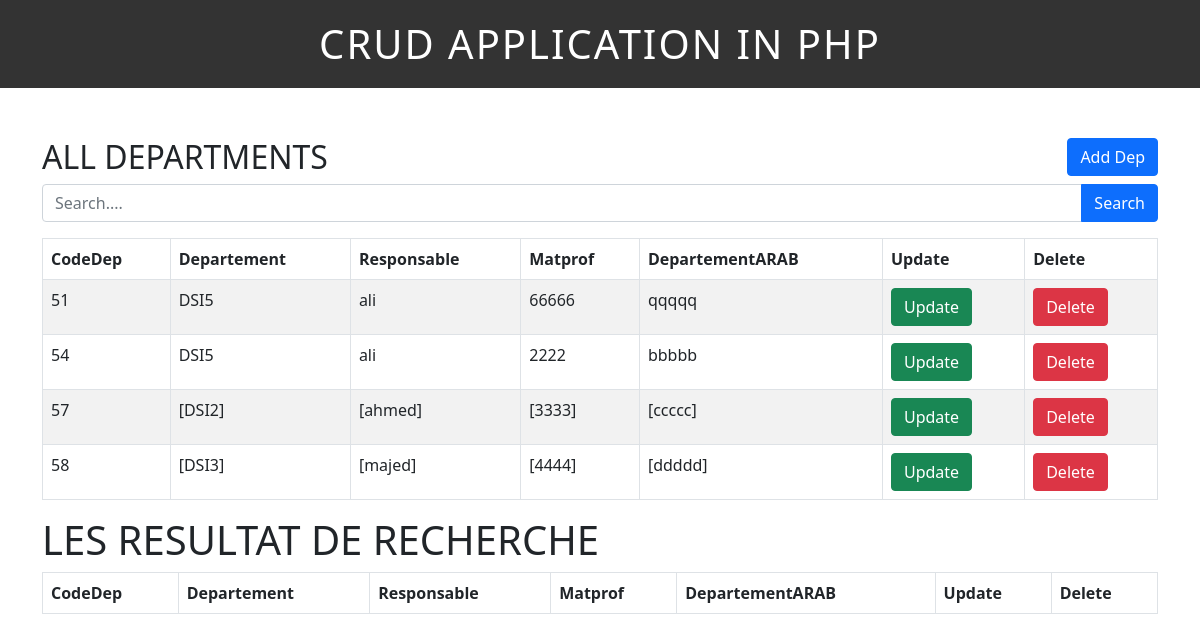
The page / on the database its author committed.
### tables this page shows
CREATE TABLE `departements` (
  `CodeDep` int(2) NOT NULL,
  `Departement` varchar(55) NOT NULL,
  `Responsable` varchar(50) NOT NULL,
  `MatProf` varchar(10) NOT NULL,
  `DepartementARAB` varchar(55) NOT NULL
);

### index.php (the view, shortened to what this page needs)
            <?php include('header.php');?>
            <?php include('dbcon.php');?>
        <div class="box1">
           <h2>ALL DEPARTMENTS</h2>
           <button type="button" class="btn btn-primary" data-bs-toggle="modal" data-bs-target="#exampleModal">Add Dep</button>
        </div>
  <form action="" methode="GET">
<div class="input-group mb-3">
  <input type="text" name="search" required value="<?php if(isset($_GET['search'])) {echo $_GET['search']; }?>" class="form-control" placeholder="Search...." >
  <button type="submit" class="btn btn-primary">Search</button>
</div>
</form>
        <table class="table table-hover table-bordered table-striped">
          <thead>
            <tr>
                <th>CodeDep</th>
                <th>Departement</th>
                <th>Responsable</th>
                <th>Matprof</th>
                <th>DepartementARAB</th>
                <th>Update</th>
                <th>Delete</th>
            </tr>
          </thead>
          <tbody>
          <?php
            $query = "SELECT * FROM `departements`";
            $result = mysqli_query($connection, $query);
            if(!$result){
                die("query Failed".mysqli_error());}
            else{
                while ($row = mysqli_fetch_assoc($result)) {
                    ?>
                    <tr>
                        <td><?php echo $row['CodeDep']; ?></td>
                        <td><?php echo $row['Departement']; ?></td>
                        <td><?php echo $row['Responsable']; ?></td>
                        <td><?php echo $row['MatProf']; ?></td>
                        <td><?php echo $row['DepartementARAB']; ?></td>
                        <td><a href="update_page_1.php?CodeDep=<?php echo $row['CodeDep']; ?>" class="btn btn-success">Update</td>
                        <td><a href="delete_page.php?CodeDep=<?php echo $row['CodeDep']; ?>" class="btn btn-danger">Delete</td>
                    </tr>
                    <?php
                }
            }
          ?>
          </tbody>
        </table>
<h1>LES RESULTAT DE RECHERCHE</h1>
<table class="table table-hover table-bordered table-striped">
          <thead>
            <tr>
                <th>CodeDep</th>
                <th>Departement</th>
                <th>Responsable</th>
                <th>Matprof</th>
                <th>DepartementARAB</th>
                <th>Update</th>
                <th>Delete</th>
            </tr>
          </thead>
        </table>
        <?php include('footer.php');?>

### header.php (shortened to what this page needs)
<!DOCTYPE html>
<html lang="en">
<head>
    <link href="https://cdn.jsdelivr.net/npm/bootstrap@5.0.2/dist/css/bootstrap.min.css" rel="stylesheet">
    <link rel="stylesheet" type="text/css" href="style.css">
<head>
<body>
        <h1 id="main_title">CRUD APPLICATION IN PHP</h1>
        <div class="container">

### footer.php (shortened to what this page needs)
</div>
</body>
</html>

### style.css (style rules this page uses)
#main_title { text-align:center; background-color:#333; color:#fff; padding:20px; letter-spacing:2px; font-weight:500; }
.box1 h2 { float:left; }
.box1 button { float:right; }
.container { margin-top: 50px; }

### rows shown on the page
departements: CodeDep "51", Departement "DSI5", Responsable "ali", MatProf "66666", DepartementARAB "qqqqq"
departements: CodeDep "54", Departement "DSI5", Responsable "ali", MatProf "2222", DepartementARAB "bbbbb"
departements: CodeDep "57", Departement "[DSI2]", Responsable "[ahmed]", MatProf "[3333]", DepartementARAB "[ccccc]"
departements: CodeDep "58", Departement "[DSI3]", Responsable "[majed]", MatProf "[4444]", DepartementARAB "[ddddd]"
